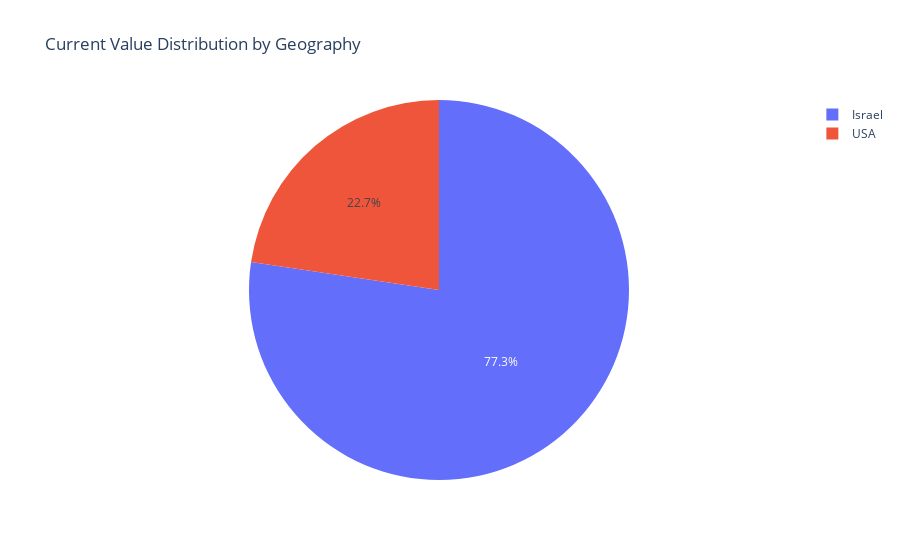

Here is the notebook cell this chart was saved with:
### Code cell
fig = px.pie(df, names='geo', values='current_value', title='Current Value Distribution by Geography')
fig.show()

### Figure 1 — Plotly figure (JSON) as saved in the notebook; plotly's stock layout.template omitted (floating-point values rounded to 4 significant figures)
{"data": [{"domain": {"x": [0.0, 1.0], "y": [0.0, 1.0]}, "hovertemplate": "geo=%{label}<br>current_value=%{value}<extra></extra>", "labels": ["Israel", "Israel", "Israel", "USA", "Israel", "Israel", "Israel", "Israel", "USA", "Israel", "USA", "USA", "Israel", "USA", "Israel", "USA", "USA", "Israel", "Israel", "Israel", "USA", "Israel", "Israel", "Israel", "Israel", "Israel", "Israel", "Israel", "USA"], "legendgroup": "", "name": "", "showlegend": true, "values": [440000.0, 114800.0, 102600.0, 99860.0, 78950.0, 70220.0, 50930.0, 50200.0, 39820.0, 39490.0, 38680.0, 37310.0, 36630.0, 35480.0, 34040.0, 33490.0, 31670.0, 30880.0, 24070.0, 23950.0, 23910.0, 21090.0, 19690.0, 13620.0, 6281.0, 2611.0, 1236.0, 1173.0, 238.5], "type": "pie"}], "layout": {"legend": {"tracegroupgap": 0}, "title": {"text": "Current Value Distribution by Geography"}}}
